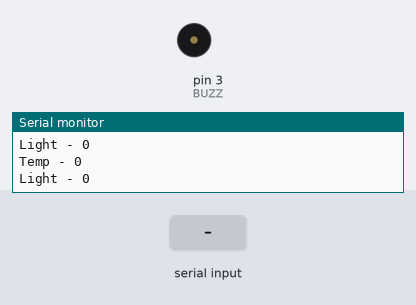
Recording of a sketch running on a simulated Arduino Uno, built with avr-gcc and run on an emulated ATmega328P. On the bench: buzzer (waves = sounding), the last lines printed to the serial monitor. The test bench sets the inputs (shaded band).

Above: at 1.0 s.
1.1 s: "90,45\n" received over Serial
At 2.3 s:
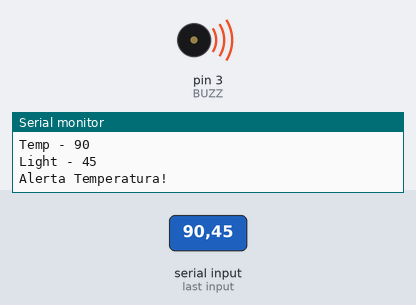
3.4 s: "0\n" received over Serial
At 4.9 s:
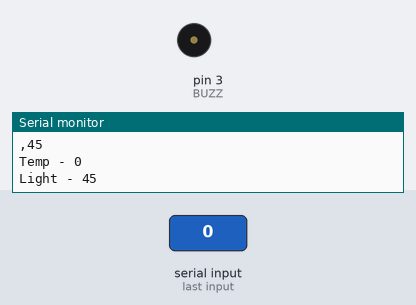
5.9 s: "200\n" received over Serial
At 7.8 s:
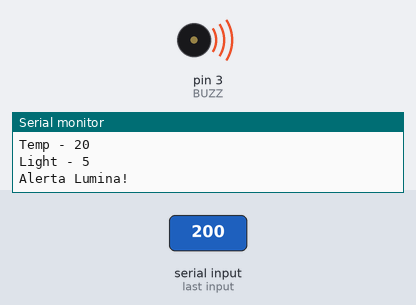
Timing chart, 0 to 9.3 s (numbered marks = the images above; inputs shaded):
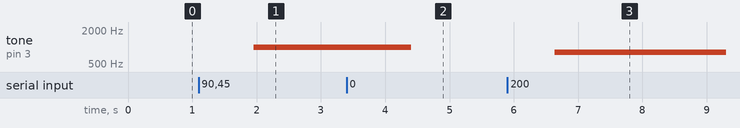

The sketch:

Master.ino
```cpp
#include <Arduino_FreeRTOS.h>

// Declarare Task-uri
void TaskDataReceived( void *pvParameters );
void TaskDataInterpretation( void *pvParameters );
void TaskTempConversion( void *pvParameters );
void TaskLightConversion( void *pvParameters );

// Declarare pini conectati
int lightLED = 4;
int BUZZ = 3;
int tempLED = 7;

// Variables
float temp;
float light;

float lightSensorData;
float temperatureSensorData;

// int value;
int i;

char received[20];
char tempChar[5];
char lightChar[3];

String lightString;
String tempString;
String s;

int valueTemp = 0;
int valueLight = 0;


void setup() {
  // initialize serial communication at 9600 bits per second:
  Serial.begin(9600);

  xTaskCreate(
    TaskDataReceived
    ,  "RequestData"
    ,  128
    ,  NULL
    ,  1
    ,  NULL );

    xTaskCreate(
    TaskDataInterpretation
    ,  "DataInterpretation"
    ,  128
    ,  NULL
    ,  1
    ,  NULL );

     xTaskCreate(
    TaskTempConversion
    ,  "TempConversion"
    ,  128
    ,  NULL
    ,  1
    ,  NULL );

    xTaskCreate(
    TaskLightConversion
    ,  "LightConversion"
    ,  128
    ,  NULL
    ,  1
    ,  NULL );

vTaskStartScheduler();
}

void loop()
{
}

void TaskDataReceived(void *pvParameters)
{
  while(1)
  {
    if(Serial.available() > 0)
    {
      i = 0;
      while(0 < Serial.available())
      {
        received[i] = Serial.read();
        i++;
      }
    }

    vTaskDelay(250 / portTICK_PERIOD_MS ); //500
  }
}

void TaskTempConversion(void *pvParameters)
{
  while(1)
  {
    sprintf(tempChar,"%c%c",received[0],received[1]);
    String tempString = String(tempChar);
    valueTemp = tempString.toInt();
    vTaskDelay(400  / portTICK_PERIOD_MS); //1000
  }

}

void TaskLightConversion(void *pvParameters)
{
  while(1)
  {
    sprintf(lightChar,"%c%c%c",s[3],s[4],s[5]);
    lightString = String(lightChar);
    valueLight = lightString.toInt();
    vTaskDelay(400  / portTICK_PERIOD_MS);  //1000
  }
}

void TaskDataInterpretation(void *pvParameters)  {

  while(1)
  {
    s = String (received);
    Serial.println(s);

    Serial.print("Temp - ");
    Serial.println(valueTemp);

    Serial.print("Light - ");
    Serial.println(valueLight);

    if((valueLight == 0) && (valueTemp == 0))
          {
            digitalWrite(lightLED, LOW);
            digitalWrite(tempLED, LOW);
          }else if (valueTemp >= 25) // Daca doar temperatura depaseste pragul, declanseaza alerta de temperatura
            {
              tone(BUZZ, 1000, 500);
              digitalWrite(tempLED, HIGH);
              Serial.println("Alerta Temperatura!");
            } else if (valueLight < 25) // Daca doar lumina depaseste pragul, declanseaza alerta de lumina
              {
                tone(BUZZ, 800, 500);
                digitalWrite(lightLED, HIGH);
                Serial.println("Alerta Lumina!");
              } else if ((valueLight < 25) && (valueTemp >= 25)) // Daca ambele depasesc pragul, declanseaza ambele alerte
                {
                  tone(BUZZ, 1500, 250);
                  digitalWrite(lightLED, HIGH);
                  digitalWrite(tempLED, HIGH);
                  Serial.println("Alerta AMBELE!!!!");
                } else if((valueLight =! 0) && (valueTemp =! 0))
                  {
                    digitalWrite(lightLED, LOW);
                    digitalWrite(tempLED, LOW);
                  }
    vTaskDelay(400  / portTICK_PERIOD_MS);  //1000
  }
}
```

Measured:
- after the input at 1.1 s, tone on pin 3 (BUZZ): silent → 1000 Hz after 0.85 s
- after the input at 3.4 s, tone on pin 3 (BUZZ): 1000 Hz → silent after 1.0 s
- after the input at 5.9 s, tone on pin 3 (BUZZ): silent → 800 Hz after 0.74 s
